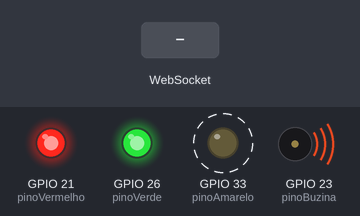
Recording of a sketch running on a simulated ESP32. Shown: output pins drawn as LEDs (lit = HIGH), buzzer (waves = sounding, pin HIGH). Dashed ring = blinking. The test bench sets the inputs (shaded band). WiFi joins after 1.5 s; servers stay silent unless stated; what the sketch prints to the serial monitor is not drawn.

Above: at 2.3 s.
2.4 s: WebSocket text "GREEN" received
Timing chart, 0 to 10.5 s (numbered marks = the images above; inputs shaded):
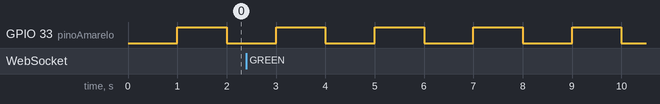

Measured:
- by itself, GPIO 33 (pinoAmarelo): alternates HIGH for 1.0 s and LOW for 1.0 s

The sketch:

esp32_safety_signal.ino
```cpp
#include <Arduino.h>
#include <WiFi.h>
#include <WebSocketsClient.h>
#include <ArduinoJson.h>

// Opcional: mantenha as credenciais em device_config.h (ignorado pelo Git).
// Ao colar somente este .ino no Arduino IDE, edite os valores abaixo.
#if __has_include("device_config.h")
#include "device_config.h"
#else
const char* WIFI_SSID = "SEU_WIFI";
const char* WIFI_PASSWORD = "SUA_SENHA";
const char* API_HOST = "192.168.0.100";  // IP do PC, nunca localhost.
const uint16_t API_PORT = 8000;
const char* API_PATH = "/ws/devices/safety";
const char* DEVICE_TOKEN = "SEU_DEVICE_TOKEN";
#endif

const int pinoVerde = 26;
const int pinoAmarelo = 33;
const int pinoVermelho = 21;
const int pinoBuzina = 23;
const int pinoBotao = 13;  // Reservado; nao controla o estado integrado.

const uint32_t RED_BLINK_MS = 500;
const uint32_t DISCONNECTED_BLINK_MS = 1000;
const uint32_t WIFI_RETRY_MS = 10000;
const uint32_t SERVER_TIMEOUT_MS = 30000;

enum class TowerState { DISCONNECTED, GREEN, YELLOW, RED };

WebSocketsClient webSocket;
TowerState towerState = TowerState::DISCONNECTED;
bool outputsInitialized = false;
bool blinkOn = true;
bool wifiWasConnected = false;
bool socketConnected = false;
bool stateReceived = false;
uint32_t lastBlinkMillis = 0;
uint32_t lastWifiAttemptMillis = 0;
uint32_t lastServerMessageMillis = 0;
String authorizationHeader;

// Prototipos explicitos para tipos definidos neste sketch.
void setTowerState(TowerState next);
const char* stateName(TowerState state);

void acionarRele(int pino, bool ligar) {
  digitalWrite(pino, ligar ? LOW : HIGH);  // ACTIVE LOW
}

const char* stateName(TowerState state) {
  switch (state) {
    case TowerState::GREEN: return "GREEN";
    case TowerState::YELLOW: return "YELLOW";
    case TowerState::RED: return "RED";
    default: return "DISCONNECTED";
  }
}

void setTowerState(TowerState next) {
  // Heartbeats repetidos nao reiniciam o pisca.
  if (outputsInitialized && towerState == next) return;
  towerState = next;
  outputsInitialized = true;
  blinkOn = true;
  lastBlinkMillis = millis();

  // Desliga todas as saidas antes de aplicar o novo estado.
  acionarRele(pinoVerde, false);
  acionarRele(pinoAmarelo, false);
  acionarRele(pinoVermelho, false);
  acionarRele(pinoBuzina, false);

  switch (next) {
    case TowerState::GREEN:
      acionarRele(pinoVerde, true);
      break;
    case TowerState::YELLOW:
    case TowerState::DISCONNECTED:
      acionarRele(pinoAmarelo, true);
      break;
    case TowerState::RED:
      acionarRele(pinoVermelho, true);
      acionarRele(pinoBuzina, true);
      break;
  }
  Serial.printf("[TOWER] %s\n", stateName(next));
}

void updateBlink() {
  uint32_t interval;
  if (towerState == TowerState::RED) interval = RED_BLINK_MS;
  else if (towerState == TowerState::DISCONNECTED) interval = DISCONNECTED_BLINK_MS;
  else return;

  const uint32_t now = millis();
  if (uint32_t(now - lastBlinkMillis) < interval) return;
  lastBlinkMillis = now;
  blinkOn = !blinkOn;
  if (towerState == TowerState::RED) {
    acionarRele(pinoVermelho, blinkOn);
    acionarRele(pinoBuzina, blinkOn);
  } else {
    acionarRele(pinoAmarelo, blinkOn);
  }
}

void rejectMessage() {
  stateReceived = false;
  setTowerState(TowerState::DISCONNECTED);
  Serial.println("[WS] Mensagem invalida; aguardando estado valido.");
}

void handleMessage(uint8_t* payload, size_t length) {
  if (!socketConnected || WiFi.status() != WL_CONNECTED) return;
  if (length == 0 || length > 1024) {
    rejectMessage();
    return;
  }
  JsonDocument document;
  const DeserializationError error = deserializeJson(
      document, payload, length, DeserializationOption::NestingLimit(4));
  if (error || !document["type"].is<const char*>() ||
      strcmp(document["type"].as<const char*>(), "safety_state") != 0 ||
      !document["schema_version"].is<int>() ||
      document["schema_version"].as<int>() != 1 ||
      !document["state"].is<const char*>()) {
    rejectMessage();
    return;
  }

  const char* state = document["state"].as<const char*>();
  TowerState next;
  if (strcmp(state, "GREEN") == 0) next = TowerState::GREEN;
  else if (strcmp(state, "YELLOW") == 0) next = TowerState::YELLOW;
  else if (strcmp(state, "RED") == 0) next = TowerState::RED;
  else {
    rejectMessage();
    return;
  }
  lastServerMessageMillis = millis();
  stateReceived = true;
  setTowerState(next);
}

void webSocketEvent(WStype_t type, uint8_t* payload, size_t length) {
  switch (type) {
    case WStype_CONNECTED:
      socketConnected = true;
      stateReceived = false;
      lastServerMessageMillis = millis();  // Prazo para o primeiro snapshot.
      setTowerState(TowerState::DISCONNECTED);
      Serial.println("[WS] Conectado; aguardando estado da API.");
      break;
    case WStype_TEXT:
      handleMessage(payload, length);
      break;
    case WStype_DISCONNECTED:
    case WStype_ERROR:
      socketConnected = false;
      stateReceived = false;
      setTowerState(TowerState::DISCONNECTED);
      Serial.println("[WS] Desconectado.");
      break;
    case WStype_PING:
    case WStype_PONG:
      // A biblioteca responde automaticamente. PONG nao valida o cache da API.
      break;
    default:
      rejectMessage();  // Binarios/fragmentos nao fazem parte deste protocolo.
      break;
  }
}

void updateWifi() {
  const bool connected = WiFi.status() == WL_CONNECTED;
  if (connected) {
    if (!wifiWasConnected) {
      Serial.print("[WIFI] Conectado: ");
      Serial.println(WiFi.localIP());
      Serial.println("[WS] Conectando...");
    }
    wifiWasConnected = true;
    return;
  }
  const bool mustDisconnectSocket = wifiWasConnected || socketConnected;
  wifiWasConnected = false;
  socketConnected = false;
  stateReceived = false;
  setTowerState(TowerState::DISCONNECTED);
  if (mustDisconnectSocket) {
    Serial.println("[WIFI] Desconectado.");
    webSocket.disconnect();
  }
  const uint32_t now = millis();
  if (uint32_t(now - lastWifiAttemptMillis) >= WIFI_RETRY_MS) {
    lastWifiAttemptMillis = now;
    Serial.println("[WIFI] Reconectando...");
    WiFi.reconnect();
  }
}

void checkServerTimeout() {
  if (socketConnected &&
      uint32_t(millis() - lastServerMessageMillis) >= SERVER_TIMEOUT_MS) {
    Serial.println("[WS] Timeout de mensagens da API.");
    socketConnected = false;
    stateReceived = false;
    setTowerState(TowerState::DISCONNECTED);
    webSocket.disconnect();  // O cliente tentara reconectar automaticamente.
  }
}

void setup() {
  Serial.begin(115200);
  const int pins[] = {pinoVerde, pinoAmarelo, pinoVermelho, pinoBuzina};
  for (int pin : pins) {
    digitalWrite(pin, HIGH);
    pinMode(pin, OUTPUT);
    acionarRele(pin, false);
  }
  pinMode(pinoBotao, INPUT_PULLUP);  // Intencionalmente sem leitura do botao.
  setTowerState(TowerState::DISCONNECTED);

  WiFi.persistent(false);
  WiFi.mode(WIFI_STA);
  WiFi.setAutoReconnect(true);
  Serial.println("[WIFI] Conectando...");
  WiFi.begin(WIFI_SSID, WIFI_PASSWORD);
  lastWifiAttemptMillis = millis();

  webSocket.begin(API_HOST, API_PORT, API_PATH);
  authorizationHeader = "Authorization: Bearer ";
  authorizationHeader += DEVICE_TOKEN;
  authorizationHeader += "\r\n";
  webSocket.setExtraHeaders(authorizationHeader.c_str());
  webSocket.onEvent(webSocketEvent);
  webSocket.setReconnectInterval(3000);
  webSocket.enableHeartbeat(10000, 3000, 2);
}

void loop() {
  updateWifi();
  checkServerTimeout();
  webSocket.loop();
  checkServerTimeout();
  if (!socketConnected || !stateReceived || WiFi.status() != WL_CONNECTED) {
    setTowerState(TowerState::DISCONNECTED);
  }
  updateBlink();
}
```

device_config.example.h
```cpp
#pragma once

// Copie como device_config.h e substitua somente os valores desta instalação.
// device_config.h está no .gitignore e não deve ser versionado.
constexpr char WIFI_SSID[] = "CHANGE_ME_WIFI_SSID";
constexpr char WIFI_PASSWORD[] = "CHANGE_ME_WIFI_PASSWORD";
constexpr char API_HOST[] = "192.168.1.100";  // IPv4 da FastAPI na rede local.
constexpr uint16_t API_PORT = 8000;
constexpr char API_PATH[] = "/ws/devices/safety";
constexpr char DEVICE_TOKEN[] = "CHANGE_ME_WITH_THE_API_DEVICE_TOKEN";
```
